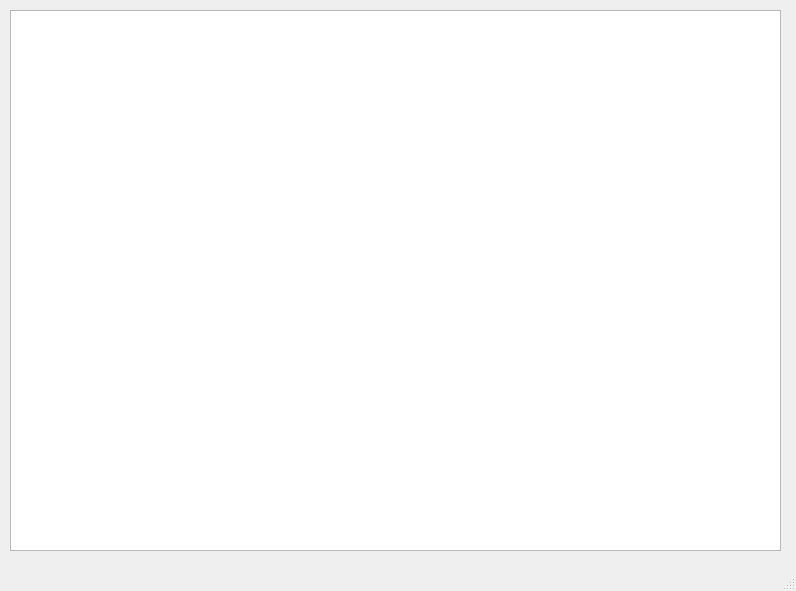
<?xml version="1.0" encoding="UTF-8"?>
<ui version="4.0">
 <class>MainWindow</class>
 <widget class="QMainWindow" name="MainWindow">
  <property name="geometry">
   <rect>
    <x>0</x>
    <y>0</y>
    <width>796</width>
    <height>591</height>
   </rect>
  </property>
  <property name="windowTitle">
   <string>MainWindow</string>
  </property>
  <widget class="QWidget" name="centralwidget">
   <widget class="QGraphicsView" name="graphicsView">
    <property name="geometry">
     <rect>
      <x>10</x>
      <y>10</y>
      <width>771</width>
      <height>541</height>
     </rect>
    </property>
   </widget>
  </widget>
  <widget class="QMenuBar" name="menubar">
   <property name="geometry">
    <rect>
     <x>0</x>
     <y>0</y>
     <width>796</width>
     <height>26</height>
    </rect>
   </property>
  </widget>
  <widget class="QStatusBar" name="statusbar"/>
 </widget>
 <resources/>
 <connections/>
</ui>
